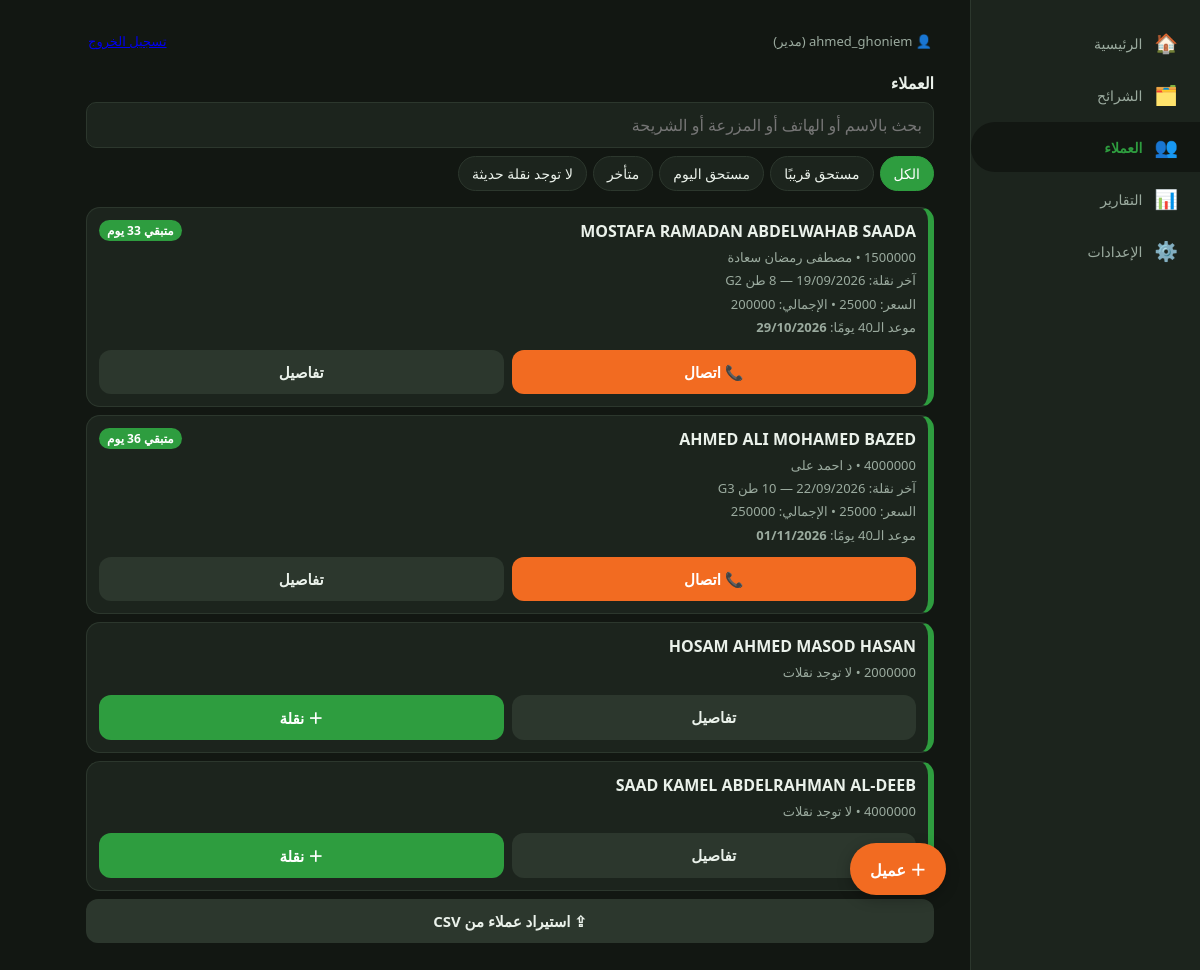
The page /customers/ (signed in) on the database its author committed.
### feed/models.py (models this page shows, shortened)
class Customer(models.Model):
    region = models.ForeignKey(Region, on_delete=models.CASCADE, related_name="customers", verbose_name="الشريحة")
    name = models.CharField("الاسم", max_length=150)
    phone = models.CharField("رقم الهاتف", max_length=30, blank=True)
    farm_name = models.CharField("اسم المزرعة / الشركة", max_length=150, blank=True)
    address = models.CharField("العنوان", max_length=250, blank=True)
    notes = models.TextField("ملاحظات", blank=True)
    created_at = models.DateTimeField(auto_now_add=True)
    updated_at = models.DateTimeField(auto_now=True)
    objects = CustomerQuerySet.as_manager()
    class Meta:
        ordering = ["name"]
        indexes = [models.Index(fields=["region", "name"])]
    @property
    def last_tx(self):
        if hasattr(self, "_last_tx_cache"):
            return self._last_tx_cache
        return self.transactions.order_by("-date", "-id").first()

class FeedTransaction(models.Model):
    UNITS = [("طن", "طن"), ("كجم", "كجم"), ("شيكارة", "شيكارة")]
    customer = models.ForeignKey(Customer, on_delete=models.CASCADE, related_name="transactions")
    date = models.DateField("تاريخ السحب", default=timezone.localdate)
    time = models.TimeField("وقت السحب (اختياري)", null=True, blank=True)
    feed_type = models.CharField("نوع العلف", max_length=120, blank=True)
    quantity = models.DecimalField("الكمية", max_digits=12, decimal_places=2, validators=[MinValueValidator(Decimal("0.01"))])
    unit = models.CharField("الوحدة", max_length=10, choices=UNITS, default="طن")
    unit_price = models.DecimalField("سعر الوحدة", max_digits=12, decimal_places=2, default=0, validators=[MinValueValidator(Decimal("0"))])
    total_price = models.DecimalField(max_digits=14, decimal_places=2, default=0, editable=False)
    vehicle_number = models.CharField("رقم السيارة (اختياري)", max_length=40, blank=True)
    invoice_number = models.CharField("رقم إذن/فاتورة (اختياري)", max_length=60, blank=True)
    notes = models.TextField("ملاحظات", blank=True)
    due_date = models.DateField(editable=False)
    created_at = models.DateTimeField(auto_now_add=True)
    class Meta:
        ordering = ["-date", "-id"]
        indexes = [
            models.Index(fields=["customer", "-date"]),
            models.Index(fields=["due_date"]),
        ]
    @property
    def days_left(self):
        return (self.due_date - timezone.localdate()).days
    @property
    def status(self):
        d = self.days_left
        if d < 0:
            return "late"
        if d == 0:
            return "due"
        return "soon" if d <= AppSettings.get().threshold else "ok"
    @property
    def remaining_text(self):
        d = self.days_left
        return f"متبقي {d} يوم" if d > 0 else "مستحق اليوم" if d == 0 else f"متأخر {-d} يوم"

### feed/views.py (the view)
# urls.py: path("customers/", v.customers, name="customers"),
@login_required
def customers(request):
    q, f, r = request.GET.get("q", "").strip(), request.GET.get("f", "all"), request.GET.get("r", "")
    qs = Customer.objects.select_related("region")
    if r.isdigit():
        qs = qs.filter(region_id=r)
    if q:
        qs = qs.filter(Q(name__icontains=q) | Q(farm_name__icontains=q) | Q(phone__icontains=q) | Q(region__name__icontains=q))
    rows = []
    for c in qs.with_last_tx():
        t = c.last_tx
        if f == "none" and t and t.days_left >= -DUE_GRACE:
            continue
        if f in ("soon", "due", "late") and not (t and t.status == f):
            continue
        rows.append({"c": c, "t": t})
    rows.sort(key=lambda x: (x["t"] is None, x["t"].days_left if x["t"] else 0))
    region = Region.objects.filter(pk=r).first() if r.isdigit() else None
    return render(request, "feed/customers.html", {"rows": rows, "q": q, "f": f, "filters": FILTERS, "region": region})

### feed/context.py (called while the page is built)
def branding(request):
    role = get_role(request.user) if request.user.is_authenticated else None
    return {
        "app": AppSettings.get(),
        "APP_NAME_AR": settings.APP_NAME_AR,
        "APP_NAME_EN": settings.APP_NAME_EN,
        "CONTACT_NAME": settings.CONTACT_NAME,
        "CONTACT_PHONE": settings.CONTACT_PHONE,
        "role": role,
        "can_edit": role in ("edit", "admin"),
        "can_admin": role == "admin",
    }

### feed/models.py (called while the page is built)
def get_role(user):
    if not user.is_authenticated:
        return None
    if user.is_superuser:
        return Profile.ROLE_ADMIN
    profile, _ = Profile.objects.get_or_create(user=user, defaults={"role": Profile.ROLE_VIEW})
    return profile.role

    def with_last_tx(self):
        last_id = FeedTransaction.objects.filter(customer=OuterRef("pk")).order_by("-date", "-id").values("id")[:1]
        customers = list(self.annotate(_last_tx_id=Subquery(last_id)))
        tx_ids = [c._last_tx_id for c in customers if c._last_tx_id]
        tx_by_id = FeedTransaction.objects.in_bulk(tx_ids)
        for c in customers:
            c._last_tx_cache = tx_by_id.get(c._last_tx_id)
        return customers

    @classmethod
    def get(cls):
        obj = cache.get(APP_SETTINGS_CACHE_KEY)
        if obj is None:
            obj = cls.objects.get_or_create(pk=1)[0]
            cache.set(APP_SETTINGS_CACHE_KEY, obj, 300)
        return obj

    @property
    def days_list(self):
        return [int(x) for x in re.findall(r"\d+", self.notify_days)] or [7, 3, 1]

    @property
    def threshold(self):
        return max(self.days_list)

### feed/templates/feed/customers.html
{% extends "feed/base.html" %}
{% block content %}<h2>العملاء{% if region %} — {{ region.name }}{% endif %}</h2>
<form method="get"><input name="q" value="{{ q }}" placeholder="بحث بالاسم أو الهاتف أو المزرعة أو الشريحة">
{% if region %}<input type="hidden" name="r" value="{{ region.pk }}">{% endif %}<input type="hidden" name="f" value="{{ f }}"></form>
<div class="chips">{% for k,l in filters %}<a class="chip {% if f == k %}on{% endif %}" href="?f={{ k }}{% if region %}&r={{ region.pk }}{% endif %}{% if q %}&q={{ q|urlencode }}{% endif %}">{{ l }}</a>{% endfor %}</div>
{% for x in rows %}{% if x.t %}{% include "feed/_item.html" with c=x.c t=x.t %}{% else %}
<div class="cd"><div class="t"><span>{{ x.c.name }}</span></div><div class="m">{{ x.c.region.name }} • لا توجد نقلات</div>
<div class="row"><a class="btn sec" href="{% url 'customer_detail' x.c.pk %}">تفاصيل</a>{% if can_edit %}<a class="btn" href="{% url 'tx_new' x.c.pk %}">＋ نقلة</a>{% endif %}</div></div>{% endif %}
{% empty %}<div class="em">لا يوجد عملاء</div>{% endfor %}
{% if can_edit %}<a class="btn sec full noprint" href="{% url 'customer_import' %}">⇪ استيراد عملاء من CSV</a>
<a class="fab" href="{% url 'customer_new' %}{% if region %}?r={{ region.pk }}{% endif %}">＋ عميل</a>{% endif %}{% endblock %}

### feed/templates/feed/base.html (shortened to what this page needs)
{% load static %}<!DOCTYPE html>
<html lang="ar" dir="rtl"><head><meta charset="utf-8">
<link rel="stylesheet" href="{% static 'feed/style.css' %}"></head>
<body class="{% if app.dark_mode %}dark{% endif %}">
{% with n=request.resolver_match.url_name %}
<main id="app">
<div class="topbar"><span>👤 {{ request.user.username }}{% if role == "admin" %} (مدير){% elif role == "edit" %} (تعديل){% elif role == "view" %} (مشاهدة){% endif %}</span><a href="{% url 'logout' %}">تسجيل الخروج</a></div>
{% block content %}{% endblock %}
</main>
<nav>
<a href="{% url 'dashboard' %}" class="{% if n == 'dashboard' %}on{% endif %}"><i>🏠</i>الرئيسية</a>
<a href="{% url 'regions' %}" class="{% if 'region' in n %}on{% endif %}"><i>🗂️</i>الشرائح</a>
<a href="{% url 'customers' %}" class="{% if 'customer' in n or 'tx' in n %}on{% endif %}"><i>👥</i>العملاء</a>
<a href="{% url 'report' %}" class="{% if n == 'report' %}on{% endif %}"><i>📊</i>التقارير</a>
{% if can_admin %}<a href="{% url 'settings' %}" class="{% if n == 'settings' or n == 'users' or n == 'user_new' or n == 'user_edit' %}on{% endif %}"><i>⚙️</i>الإعدادات</a>{% endif %}
</nav>{% endwith %}
</body></html>

### feed/templates/feed/_item.html
{% load static %}<div class="cd {{ t.status }}">
<div class="t"><span>{{ c.name }}</span><span class="tag {{ t.status }}">{{ t.remaining_text }}</span></div>
<div class="m">{{ c.region.name }}{% if c.farm_name %} • {{ c.farm_name }}{% endif %}<br>
آخر نقلة: {{ t.date|date:"d/m/Y" }} — {{ t.quantity|floatformat:"-2" }} {{ t.unit }} {{ t.feed_type }}<br>
السعر: {{ t.unit_price|floatformat:"-2" }} • الإجمالي: {{ t.total_price|floatformat:"-2" }}<br>
موعد الـ40 يومًا: <b>{{ t.due_date|date:"d/m/Y" }}</b></div>
{% if not hide_actions %}<div class="row">
{% if c.phone %}<a class="btn or" href="tel:{{ c.phone }}">📞 اتصال</a>{% endif %}
<a class="btn sec" href="{% url 'customer_detail' c.pk %}">تفاصيل</a></div>{% endif %}
</div>

### feed/static/feed/style.css (style rules this page uses)
:root { --bg:#f3f6f2;--cd:#fff;--tx:#1c2a1e;--mu:#65756a;--bd:#dfe6de;--g:#2e9d3f;--o:#f26b21;--ok:#2e9d3f;--wa:#d9a400;--du:#d93025;--la:#444 }
body.dark { --bg:#121712;--cd:#1c241d;--tx:#eaf1ea;--mu:#9bab9f;--bd:#2c372d;--la:#8a8a8a }
* { box-sizing:border-box }
body { margin:0;background:var(--bg);color:var(--tx);font-family:system-ui,"Segoe UI",Tahoma,Arial,sans-serif;padding-bottom:80px }
#app { max-width:680px;margin:auto;padding:12px }
h2 { font-size:16px;margin:18px 0 8px }
.cd,.card { background:var(--cd);border:1px solid var(--bd);border-radius:14px;padding:12px;margin:8px 0 }
.cd { border-inline-start:6px solid var(--ok) }
.t { display:flex;justify-content:space-between;gap:8px;font-weight:700 }
.m { color:var(--mu);font-size:13px;margin-top:4px;line-height:1.8 }
.tag { font-size:12px;padding:2px 8px;border-radius:99px;color:#fff;background:var(--ok);white-space:nowrap;height:fit-content }
.row { display:flex;gap:8px;margin-top:10px;flex-wrap:wrap }
.btn { flex:1;min-width:90px;border:0;border-radius:12px;padding:12px;font-size:15px;font-weight:700;background:var(--g);color:#fff;cursor:pointer;text-align:center;text-decoration:none;display:block;font-family:inherit }
.btn.sec { background:var(--bd);color:var(--tx) }
.btn.or { background:var(--o) }
.btn.full { width:100%;margin:8px 0 }
input,select,textarea { width:100%;padding:11px;border-radius:10px;border:1px solid var(--bd);background:var(--cd);color:var(--tx);font-size:16px;font-family:inherit }
.chips { display:flex;gap:6px;overflow-x:auto;padding:8px 0 }
.chip { padding:7px 13px;border-radius:99px;background:var(--cd);border:1px solid var(--bd);white-space:nowrap;font-size:14px;color:var(--tx);text-decoration:none }
.chip.on { background:var(--g);color:#fff;border-color:var(--g) }
nav { position:fixed;bottom:0;inset-inline:0;background:var(--cd);border-top:1px solid var(--bd);display:flex;z-index:5 }
nav a { flex:1;text-align:center;padding:10px 2px;font-size:12px;color:var(--mu);text-decoration:none }
nav a i { display:block;font-style:normal;font-size:20px }
nav a.on { color:var(--g);font-weight:700 }
.fab { position:fixed;bottom:84px;inset-inline-start:16px;background:var(--o);color:#fff;border-radius:99px;padding:14px 20px;font-size:16px;font-weight:700;box-shadow:0 4px 14px #0004;z-index:4;text-decoration:none }
.topbar { display:flex;justify-content:space-between;align-items:center;font-size:13px;color:var(--mu);padding:4px 2px }
@media (min-width:880px) { body { padding-bottom:0 } }
@media (min-width:880px) { nav { position:fixed;inset-inline-start:0;top:0;bottom:0;inset-inline-end:auto;width:230px;flex-direction:column; border-top:0;border-inline-end:1px solid var(--bd);align-items:stretch;justify-content:flex-start;padding-top:18px;gap:2px } }
@media (min-width:880px) { nav a { flex:none;display:flex;align-items:center;gap:12px;text-align:start;padding:12px 22px;font-size:14px;border-radius:24px 0 0 24px } }
@media (min-width:880px) { nav a.on { background:var(--bg) } }
@media (min-width:880px) { nav a i { font-size:19px } }
@media (min-width:880px) { #app { max-width:920px;margin-inline-start:230px;margin-inline-end:auto;padding:28px 36px } }
@media (min-width:880px) { .fab { inset-inline-start:254px } }

### rows shown on the page
Customer: name "MOSTAFA RAMADAN ABDELWAHAB SAADA", farm_name "مصطفى رمضان سعادة"
FeedTransaction: remaining_text "متبقي 33 يوم", date "19/09/2026", quantity "8", unit "طن", feed_type "G2", total_price "200000", due_date "29/10/2026"
Customer: name "AHMED ALI MOHAMED BAZED", farm_name "د احمد على"
FeedTransaction: remaining_text "متبقي 36 يوم", date "22/09/2026", unit "طن", feed_type "G3", total_price "250000", due_date "01/11/2026"
Customer: c.name "HOSAM AHMED MASOD HASAN", shows "＋ نقلة"
Customer: c.name "SAAD KAMEL ABDELRAHMAN AL-DEEB", shows "＋ نقلة"

### other values the page prints
{{ request.user.username }} "ahmed_ghoniem"
{{ l }} "الكل" "مستحق قريبًا" "مستحق اليوم" "متأخر" "لا توجد نقلة حديثة"
